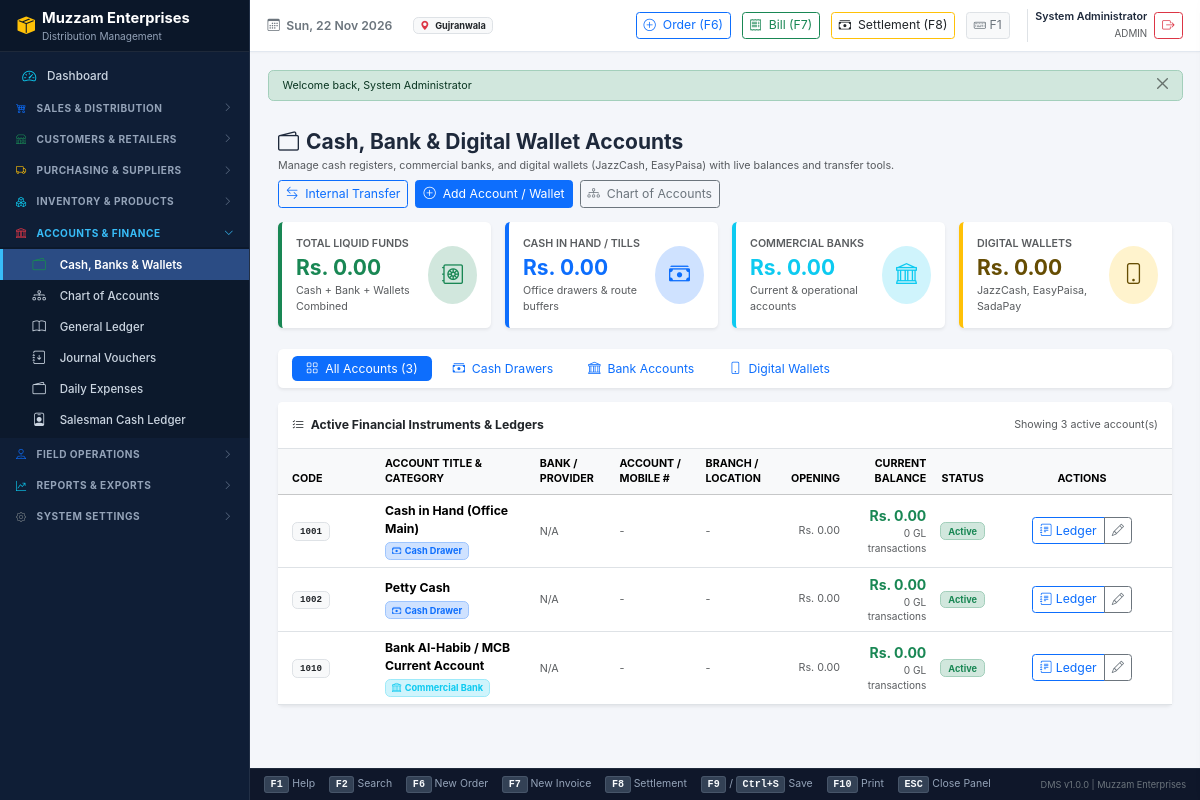
The app's page /modules/accounts/manage_accounts.php (signed in) with its own data.
### tables this page shows
CREATE TABLE `settings` (
  `id` INT UNSIGNED NOT NULL AUTO_INCREMENT,
  `setting_group` VARCHAR(50) NOT NULL DEFAULT 'general',
  `setting_key` VARCHAR(100) NOT NULL UNIQUE,
  `setting_value` TEXT DEFAULT NULL,
  `data_type` ENUM('string', 'number', 'boolean', 'json') NOT NULL DEFAULT 'string',
  `description` VARCHAR(255) DEFAULT NULL,
  `updated_at` DATETIME NOT NULL DEFAULT CURRENT_TIMESTAMP ON UPDATE CURRENT_TIMESTAMP,
  PRIMARY KEY (`id`),
  INDEX `idx_settings_group` (`setting_group`)
);

CREATE TABLE `accounts` (
  `id` INT UNSIGNED NOT NULL AUTO_INCREMENT,
  `account_code` VARCHAR(30) NOT NULL UNIQUE,
  `account_name` VARCHAR(150) NOT NULL,
  `account_type` ENUM('asset', 'liability', 'equity', 'revenue', 'expense') NOT NULL,
  `sub_type` ENUM(
    'cash',
    'bank',
    'wallet',
    'accounts_receivable',
    'accounts_payable',
    'inventory',
    'sales',
    'sales_discount',
    'sales_return',
    'cost_of_goods_sold',
    'expense',
    'equity'
  ) NOT NULL,
  `bank_name` VARCHAR(100) DEFAULT NULL,
  `account_number` VARCHAR(100) DEFAULT NULL,
  `branch_code` VARCHAR(50) DEFAULT NULL,
  `notes` TEXT DEFAULT NULL,
  `opening_balance` DECIMAL(15,2) NOT NULL DEFAULT 0.00,
  `current_balance` DECIMAL(15,2) NOT NULL DEFAULT 0.00,
  `is_system` TINYINT(1) NOT NULL DEFAULT 0,
  `is_active` TINYINT(1) NOT NULL DEFAULT 1,
  `created_at` DATETIME NOT NULL DEFAULT CURRENT_TIMESTAMP,
  `updated_at` DATETIME NOT NULL DEFAULT CURRENT_TIMESTAMP ON UPDATE CURRENT_TIMESTAMP,
  PRIMARY KEY (`id`),
  INDEX `idx_acc_code` (`account_code`),
  INDEX `idx_acc_type` (`account_type`, `sub_type`)
);

### modules/accounts/manage_accounts.php (the view, shortened to what the rows shown need)
<?php
$whereClause = "sub_type IN ('cash', 'bank', 'wallet')";
$params = [];
$accounts = db_fetch_all("
    SELECT a.*,
        (SELECT COUNT(jel.id) FROM journal_entry_lines jel WHERE jel.account_id = a.id) as total_txns
    FROM accounts a
    WHERE {$whereClause}
    ORDER BY
        CASE a.sub_type
            WHEN 'cash' THEN 1
            WHEN 'bank' THEN 2
            WHEN 'wallet' THEN 3
            ELSE 4
        END,
        a.account_code ASC
", $params);
require_once __DIR__ . '/../../includes/header.php';
require_once INCLUDES_PATH . '/topbar.php';
?>
<div class="content-wrapper">
    <div class="container-fluid py-3">
        <div class="card border-0 shadow-sm">
            <div class="table-responsive">
                <table class="table table-hover align-middle mb-0">
                    <thead class="table-light text-muted small text-uppercase">
                        <tr>
                            <th class="ps-3" style="width: 100px;">Code</th>
                            <th>Account Title & Category</th>
                            <th>Bank / Provider</th>
                            <th>Account / Mobile #</th>
                            <th>Branch / Location</th>
                            <th class="text-end">Opening</th>
                            <th class="text-end">Current Balance</th>
                            <th class="text-center">Status</th>
                            <th class="text-center" style="width: 180px;">Actions</th>
                        </tr>
                    </thead>
                    <tbody>
                        <?php if (empty($accounts)): ?>
                            <tr>
                                <td colspan="9" class="text-center py-4 text-muted">
                                    <i class="bi bi-inbox fs-2 d-block mb-1"></i>
                                    No financial accounts found matching the current criteria.
                                </td>
                            </tr>
                        <?php else: ?>
                            <?php foreach ($accounts as $a): ?>
                                <?php
                                    $bal = (float)$a['current_balance'];
                                    $subType = $a['sub_type'];
                                    $typeBadge = '';
                                    if ($subType === 'cash') {
                                        $typeBadge = '<span class="badge bg-primary-subtle text-primary border border-primary-subtle"><i class="bi bi-cash-stack me-1"></i>Cash Drawer</span>';
                                    } elseif ($subType === 'bank') {
                                        $typeBadge = '<span class="badge bg-info-subtle text-info border border-info-subtle"><i class="bi bi-bank me-1"></i>Commercial Bank</span>';
                                    } elseif ($subType === 'wallet') {
                                        $typeBadge = '<span class="badge bg-warning-subtle text-warning-emphasis border border-warning-subtle"><i class="bi bi-phone me-1"></i>Digital Wallet</span>';
                                    }
                                ?>
                                <tr>
                                    <td class="ps-3">
                                        <span class="badge bg-light text-dark font-monospace border px-2 py-1">
                                            <?= htmlspecialchars($a['account_code']) ?>
                                        </span>
                                    </td>
                                    <td>
                                        <div class="fw-bold text-navy"><?= htmlspecialchars($a['account_name']) ?></div>
                                        <div class="mt-1"><?= $typeBadge ?></div>
                                    </td>
                                    <td>
                                        <?= !empty($a['bank_name']) ? htmlspecialchars($a['bank_name']) : '<span class="text-muted small">N/A</span>' ?>
                                    </td>
                                    <td>
                                        <?php if (!empty($a['account_number'])): ?>
                                            <span class="font-monospace text-dark fw-semibold"><?= htmlspecialchars($a['account_number']) ?></span>
                                        <?php else: ?>
                                            <span class="text-muted small">-</span>
                                        <?php endif; ?>
                                    </td>
                                    <td>
                                        <?= !empty($a['branch_code']) ? htmlspecialchars($a['branch_code']) : '<span class="text-muted small">-</span>' ?>
                                    </td>
                                    <td class="text-end text-muted small">
                                        <?= format_currency($a['opening_balance']) ?>
                                    </td>
                                    <td class="text-end">
                                        <span class="fw-bold fs-6 <?= $bal >= 0 ? 'text-success' : 'text-danger' ?>">
                                            <?= format_currency($bal) ?>
                                        </span>
                                        <div class="text-muted" style="font-size: 0.72rem;">
                                            <?= (int)$a['total_txns'] ?> GL transactions
                                        </div>
                                    </td>
                                    <td class="text-center">
                                        <?php if ($a['is_active']): ?>
                                            <span class="badge bg-success-subtle text-success border border-success-subtle px-2">Active</span>
                                        <?php else: ?>
                                            <span class="badge bg-secondary-subtle text-secondary border border-secondary-subtle px-2">Inactive</span>
                                        <?php endif; ?>
                                    </td>
                                    <td class="text-center">
                                        <div class="btn-group btn-group-sm">
                                            <a href="ledger.php?account_id=<?= $a['id'] ?>" class="btn btn-outline-primary" title="View General Ledger History">
                                                <i class="bi bi-journal-text"></i> Ledger
                                            </a>
                                            <button type="button" class="btn btn-outline-secondary edit-account-btn"
                                                    data-bs-toggle="modal" data-bs-target="#editAccountModal"
                                                    data-id="<?= $a['id'] ?>"
                                                    data-code="<?= htmlspecialchars($a['account_code']) ?>"
                                                    data-name="<?= htmlspecialchars($a['account_name']) ?>"
                                                    data-subtype="<?= htmlspecialchars($a['sub_type']) ?>"
                                                    data-bank="<?= htmlspecialchars($a['bank_name'] ?? '') ?>"
                                                    data-accno="<?= htmlspecialchars($a['account_number'] ?? '') ?>"
                                                    data-branch="<?= htmlspecialchars($a['branch_code'] ?? '') ?>"
                                                    data-notes="<?= htmlspecialchars($a['notes'] ?? '') ?>"
                                                    data-active="<?= (int)$a['is_active'] ?>"
                                                    title="Edit Account Details">
                                                <i class="bi bi-pencil"></i>
                                            </button>
                                        </div>
                                    </td>
                                </tr>
                            <?php endforeach; ?>
                        <?php endif; ?>
                    </tbody>
                </table>
            </div>
        </div>
    </div>
</div>
<?php
require_once INCLUDES_PATH . '/footer.php';
?>

### includes/topbar.php (shortened to what the rows shown need)
<div class="dms-main">
    <header class="dms-topbar">
        <div class="dms-topbar-left">
            <span class="fw-semibold text-secondary">
                <i class="bi bi-calendar3 me-1"></i> <?= date('D, d M Y') ?>
            </span>
            <span class="badge bg-light text-dark border ms-2">
                <i class="bi bi-geo-alt-fill text-danger me-1"></i> <?= e(get_setting('city', 'Gujranwala')) ?>
            </span>
        </div>
    </header>
    <main class="dms-content">

### records on screen
settings: setting_value "Gujranwala"
accounts: account_code "1001", account_name "Cash in Hand (Office Main)", sub_type "cash" (drawn), shows "N/A", opening_balance "Rs. 0.00", current_balance "Rs. 0.00", total_txns "0", is_active "Active"
accounts: account_code "1002", account_name "Petty Cash", sub_type "cash" (drawn), shows "N/A", opening_balance "Rs. 0.00", current_balance "Rs. 0.00", total_txns "0", is_active "Active"
accounts: account_code "1010", account_name "Bank Al-Habib / MCB Current Account", sub_type "bank" (drawn), shows "N/A", opening_balance "Rs. 0.00", current_balance "Rs. 0.00", total_txns "0", is_active "Active"

### other values on screen
CLIENT_NAME "Muzzam Enterprises"
$user['full_name'] "System Administrator"
implode(', ', $user['roles'] ?? ['USER']) "ADMIN"
$msg['message'] "Welcome back, System Administrator"
format_currency($totalLiquid) "Rs. 0.00"
format_currency($totalCash) "Rs. 0.00"
format_currency($totalBank) "Rs. 0.00"
format_currency($totalWallet) "Rs. 0.00"
count($allLiquidAccounts) "3"
count($accounts) "3"
APP_VERSION "1.0.0"
